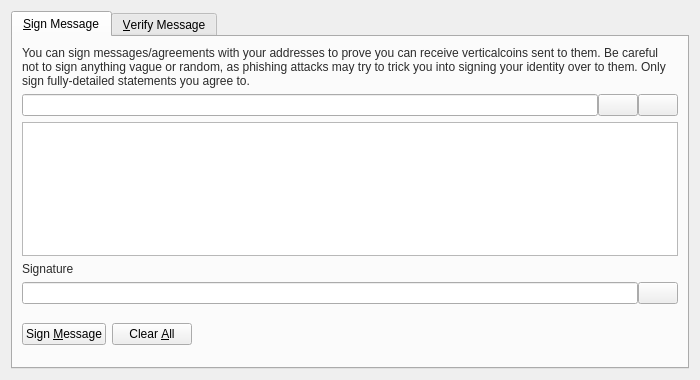
<?xml version="1.0" encoding="UTF-8"?>
<ui version="4.0">
 <class>SignVerifyMessageDialog</class>
 <widget class="QDialog" name="SignVerifyMessageDialog">
  <property name="geometry">
   <rect>
    <x>0</x>
    <y>0</y>
    <width>700</width>
    <height>380</height>
   </rect>
  </property>
  <property name="windowTitle">
   <string>Signatures - Sign / Verify a Message</string>
  </property>
  <property name="modal">
   <bool>true</bool>
  </property>
  <layout class="QVBoxLayout" name="verticalLayout">
   <item>
    <widget class="QTabWidget" name="tabWidget">
     <property name="currentIndex">
      <number>0</number>
     </property>
     <widget class="QWidget" name="tabSignMessage">
      <attribute name="title">
       <string>&amp;Sign Message</string>
      </attribute>
      <layout class="QVBoxLayout" name="verticalLayout_SM">
       <item>
        <widget class="QLabel" name="infoLabel_SM">
				  <property name="styleSheet">
               <string notr="true">QLabel { color: #2b2b2b; }</string>
              </property>
         <property name="text">
          <string>You can sign messages/agreements with your addresses to prove you can receive verticalcoins sent to them. Be careful not to sign anything vague or random, as phishing attacks may try to trick you into signing your identity over to them. Only sign fully-detailed statements you agree to.</string>
         </property>
         <property name="textFormat">
          <enum>Qt::PlainText</enum>
         </property>
         <property name="wordWrap">
          <bool>true</bool>
         </property>
        </widget>
       </item>
       <item>
        <layout class="QHBoxLayout" name="horizontalLayout_1_SM">
         <property name="spacing">
          <number>0</number>
         </property>
         <item>
          <widget class="QValidatedLineEdit" name="addressIn_SM">
           <property name="toolTip">
            <string>The Bitcoin address to sign the message with</string>
           </property>
          </widget>
         </item>
         <item>
          <widget class="QPushButton" name="addressBookButton_SM">
           <property name="toolTip">
            <string>Choose previously used address</string>
           </property>
           <property name="text">
            <string/>
           </property>
           <property name="icon">
            <iconset resource="../bitcoin.qrc">
             <normaloff>:/icons/address-book</normaloff>:/icons/address-book</iconset>
           </property>
           <property name="shortcut">
            <string>Alt+A</string>
           </property>
           <property name="autoDefault">
            <bool>false</bool>
           </property>
          </widget>
         </item>
         <item>
          <widget class="QPushButton" name="pasteButton_SM">
           <property name="toolTip">
            <string>Paste address from clipboard</string>
           </property>
           <property name="text">
            <string/>
           </property>
           <property name="icon">
            <iconset resource="../bitcoin.qrc">
             <normaloff>:/icons/editpaste</normaloff>:/icons/editpaste</iconset>
           </property>
           <property name="shortcut">
            <string>Alt+P</string>
           </property>
           <property name="autoDefault">
            <bool>false</bool>
           </property>
          </widget>
         </item>
        </layout>
       </item>
       <item>
        <widget class="QPlainTextEdit" name="messageIn_SM">
         <property name="toolTip">
          <string>Enter the message you want to sign here</string>
         </property>
        </widget>
       </item>
       <item>
        <widget class="QLabel" name="signatureLabel_SM">
				  <property name="styleSheet">
               <string notr="true">QLabel { color: #2b2b2b; }</string>
              </property>
         <property name="text">
          <string>Signature</string>
         </property>
         <property name="textFormat">
          <enum>Qt::PlainText</enum>
         </property>
        </widget>
       </item>
       <item>
        <layout class="QHBoxLayout" name="horizontalLayout_2_SM">
         <property name="spacing">
          <number>0</number>
         </property>
         <item>
          <widget class="QLineEdit" name="signatureOut_SM">
           <property name="font">
            <font>
             <italic>true</italic>
            </font>
           </property>
           <property name="readOnly">
            <bool>true</bool>
           </property>
          </widget>
         </item>
         <item>
          <widget class="QPushButton" name="copySignatureButton_SM">
           <property name="toolTip">
            <string>Copy the current signature to the system clipboard</string>
           </property>
           <property name="text">
            <string/>
           </property>
           <property name="icon">
            <iconset resource="../bitcoin.qrc">
             <normaloff>:/icons/editcopy</normaloff>:/icons/editcopy</iconset>
           </property>
           <property name="autoDefault">
            <bool>false</bool>
           </property>
          </widget>
         </item>
        </layout>
       </item>
       <item>
        <layout class="QHBoxLayout" name="horizontalLayout_3_SM">
         <item>
          <widget class="QPushButton" name="signMessageButton_SM">
           <property name="toolTip">
            <string>Sign the message to prove you own this Verticalcoin address</string>
           </property>
           <property name="text">
            <string>Sign &amp;Message</string>
           </property>
           <property name="icon">
            <iconset resource="../bitcoin.qrc">
             <normaloff>:/icons/edit</normaloff>:/icons/edit</iconset>
           </property>
           <property name="autoDefault">
            <bool>false</bool>
           </property>
          </widget>
         </item>
         <item>
          <widget class="QPushButton" name="clearButton_SM">
           <property name="toolTip">
            <string>Reset all sign message fields</string>
           </property>
           <property name="text">
            <string>Clear &amp;All</string>
           </property>
           <property name="icon">
            <iconset resource="../bitcoin.qrc">
             <normaloff>:/icons/remove</normaloff>:/icons/remove</iconset>
           </property>
           <property name="autoDefault">
            <bool>false</bool>
           </property>
          </widget>
         </item>
         <item>
          <spacer name="horizontalSpacer_1_SM">
           <property name="orientation">
            <enum>Qt::Horizontal</enum>
           </property>
           <property name="sizeHint" stdset="0">
            <size>
             <width>40</width>
             <height>48</height>
            </size>
           </property>
          </spacer>
         </item>
         <item>
          <widget class="QLabel" name="statusLabel_SM">
		  		  <property name="styleSheet">
               <string notr="true">QLabel { color: #2b2b2b; }</string>
              </property>
           <property name="font">
            <font>
             <weight>75</weight>
             <bold>true</bold>
            </font>
           </property>
           <property name="text">
            <string/>
           </property>
           <property name="wordWrap">
            <bool>true</bool>
           </property>
          </widget>
         </item>
         <item>
          <spacer name="horizontalSpacer_2_SM">
           <property name="orientation">
            <enum>Qt::Horizontal</enum>
           </property>
           <property name="sizeHint" stdset="0">
            <size>
             <width>40</width>
             <height>48</height>
            </size>
           </property>
          </spacer>
         </item>
        </layout>
       </item>
      </layout>
     </widget>
     <widget class="QWidget" name="tabVerifyMessage">
      <attribute name="title">
       <string>&amp;Verify Message</string>
      </attribute>
      <layout class="QVBoxLayout" name="verticalLayout_VM">
       <item>
        <widget class="QLabel" name="infoLabel_VM">
				  <property name="styleSheet">
               <string notr="true">QLabel { color: #2b2b2b; }</string>
              </property>
         <property name="text">
          <string>Enter the receiver's address, message (ensure you copy line breaks, spaces, tabs, etc. exactly) and signature below to verify the message. Be careful not to read more into the signature than what is in the signed message itself, to avoid being tricked by a man-in-the-middle attack. Note that this only proves the signing party receives with the address, it cannot prove sendership of any transaction!</string>
         </property>
         <property name="textFormat">
          <enum>Qt::PlainText</enum>
         </property>
         <property name="alignment">
          <set>Qt::AlignLeading|Qt::AlignLeft|Qt::AlignTop</set>
         </property>
         <property name="wordWrap">
          <bool>true</bool>
         </property>
        </widget>
       </item>
       <item>
        <layout class="QHBoxLayout" name="horizontalLayout_1_VM">
         <property name="spacing">
          <number>0</number>
         </property>
         <item>
          <widget class="QValidatedLineEdit" name="addressIn_VM">
           <property name="toolTip">
            <string>The Verticalcoin address the message was signed with</string>
           </property>
          </widget>
         </item>
         <item>
          <widget class="QPushButton" name="addressBookButton_VM">
           <property name="toolTip">
            <string>Choose previously used address</string>
           </property>
           <property name="text">
            <string/>
           </property>
           <property name="icon">
            <iconset resource="../bitcoin.qrc">
             <normaloff>:/icons/address-book</normaloff>:/icons/address-book</iconset>
           </property>
           <property name="shortcut">
            <string>Alt+A</string>
           </property>
           <property name="autoDefault">
            <bool>false</bool>
           </property>
          </widget>
         </item>
        </layout>
       </item>
       <item>
        <widget class="QPlainTextEdit" name="messageIn_VM"/>
       </item>
       <item>
        <widget class="QValidatedLineEdit" name="signatureIn_VM"/>
       </item>
       <item>
        <layout class="QHBoxLayout" name="horizontalLayout_2_VM">
         <item>
          <widget class="QPushButton" name="verifyMessageButton_VM">
           <property name="toolTip">
            <string>Verify the message to ensure it was signed with the specified Verticalcoin address</string>
           </property>
           <property name="text">
            <string>Verify &amp;Message</string>
           </property>
           <property name="icon">
            <iconset resource="../bitcoin.qrc">
             <normaloff>:/icons/transaction_0</normaloff>:/icons/transaction_0</iconset>
           </property>
           <property name="autoDefault">
            <bool>false</bool>
           </property>
          </widget>
         </item>
         <item>
          <widget class="QPushButton" name="clearButton_VM">
           <property name="toolTip">
            <string>Reset all verify message fields</string>
           </property>
           <property name="text">
            <string>Clear &amp;All</string>
           </property>
           <property name="icon">
            <iconset resource="../bitcoin.qrc">
             <normaloff>:/icons/remove</normaloff>:/icons/remove</iconset>
           </property>
           <property name="autoDefault">
            <bool>false</bool>
           </property>
          </widget>
         </item>
         <item>
          <spacer name="horizontalSpacer_1_VM">
           <property name="orientation">
            <enum>Qt::Horizontal</enum>
           </property>
           <property name="sizeHint" stdset="0">
            <size>
             <width>40</width>
             <height>48</height>
            </size>
           </property>
          </spacer>
         </item>
         <item>
          <widget class="QLabel" name="statusLabel_VM">
		  		  <property name="styleSheet">
               <string notr="true">QLabel { color: #2b2b2b; }</string>
              </property>
           <property name="font">
            <font>
             <weight>75</weight>
             <bold>true</bold>
            </font>
           </property>
           <property name="text">
            <string/>
           </property>
           <property name="wordWrap">
            <bool>true</bool>
           </property>
          </widget>
         </item>
         <item>
          <spacer name="horizontalSpacer_2_VM">
           <property name="orientation">
            <enum>Qt::Horizontal</enum>
           </property>
           <property name="sizeHint" stdset="0">
            <size>
             <width>40</width>
             <height>48</height>
            </size>
           </property>
          </spacer>
         </item>
        </layout>
       </item>
      </layout>
     </widget>
    </widget>
   </item>
  </layout>
 </widget>
 <customwidgets>
  <customwidget>
   <class>QValidatedLineEdit</class>
   <extends>QLineEdit</extends>
   <header>qvalidatedlineedit.h</header>
  </customwidget>
 </customwidgets>
 <resources>
  <include location="../bitcoin.qrc"/>
 </resources>
 <connections/>
</ui>
